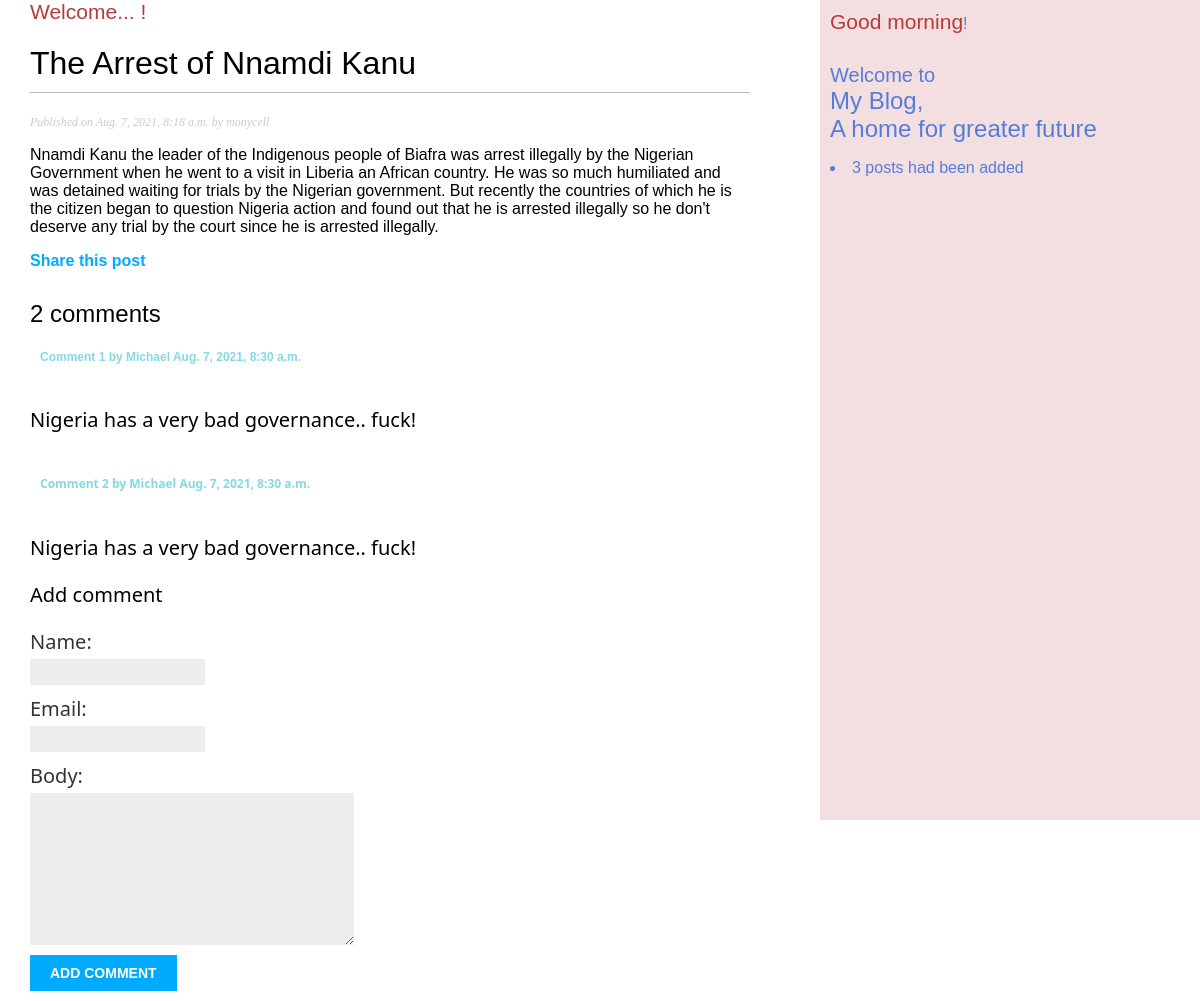
Screenshot of /blog/2/comment/ with the database file from the repository.
### blogs/models.py (models this page shows, shortened)
class Post(models.Model):
    objects = models.Manager() # The Default Manager.
    published = PublishedManager() # Our custom manager.
    tags = TaggableManager()
    STATUS_CHOICES = (
        ('draft', 'Draft'),
        ('published', 'Published')
    )
    title = models.CharField(max_length=250)
    slug = models.SlugField(max_length=250,
        unique_for_date='publish')
    author = models.ForeignKey(User,
        on_delete=models.CASCADE, related_name='blogs_post')
    body = models.TextField()
    publish = models.DateTimeField(default=timezone.now)
    created = models.DateTimeField(auto_now_add=True)
    updated = models.DateTimeField(auto_now=True)
    status = models.CharField(max_length=10,
        choices = STATUS_CHOICES,
        default='draft')
    class Meta:
        ordering = ('-publish',)

class Comment(models.Model):
    post = models.ForeignKey(Post, on_delete=models.CASCADE,
                            related_name='comments')
    name = models.CharField(max_length=80)
    email = models.EmailField()
    body = models.TextField()
    created = models.DateTimeField(auto_now_add=True)
    updated = models.DateTimeField(auto_now=True)
    active = models.BooleanField(default=True)
    class Meta:
        ordering = ('created',)

### blogs/views.py (the view)
# urls.py: path('<int:comment_id>/comment/', views.user_comment, name='user_comment'),
def user_comment(request, comment_id):
    post = get_object_or_404(Post, id=comment_id)
    comments = post.comments.filter(active=True)
    new_comment = None
    if request.method == 'POST':
        comment_form = CommentForm(data=request.POST)
        if comment_form.is_valid:
            new_comment = comment_form.save(commit=False)
            new_comment.post = post
            new_comment.save()
    else:
        comment_form = CommentForm()
    context = {'post':post, 'comments':comments, 'new_comment': new_comment,
    'comment_form': comment_form}
    return render(request, 'blogs/post/comment.html', context)

### blogs/forms.py
class CommentForm(forms.ModelForm):
    class Meta:
        model = Comment
        fields = ('name', 'email', 'body')

### blogs/templatetags/blog_tags.py (called while the page is built)
@register.simple_tag
def total_posts():
    return Post.objects.count()

### blogs/templates/blogs/post/comment.html (shortened to what this page needs)
{% extends 'blogs/base.html'%}
{% block content %}
 <div id="title">
    <span id="greeting">Welcome... <span>!</div>
  <h1>{{post.title}}</h1>
    <p class="date">
      Published on {{ post.publish }} by {{post.author}}
      </p>
      {{ post.body|linebreaks }}
<p>
  <a href="{% url 'blogs:post_share' post.id %}"><b>Share this post</b></a>
</p>
{% with comments.count as total_comments %}
  <h2>
    {{total_comments}} comment{{ total_comments|pluralize}}
{% endwith %}
{% for comment in comments %}
  <div class="comment">
    <p class="info">
      Comment {{ forloop.counter }} by {{ comment.name }}
      {{ comment.created }}
    </div>
  <div id="comment_body">
   {{ comment.body|linebreaks }}
{% empty %}
  <p> There are no comments yet for this post </p>
{% endfor %}
{% if new_comment %}
  <h2>Your comment has been added</h2>
{% else %}
  <p> Add comment </p>
</div>
  <form action="." method="post">
    {{ comment_form.as_p }}
    <p> <input type="submit" value="Add comment"></p>
  </form>
{% endif %}
{% endblock content %}

### blogs/static/css/blogs.css (style rules this page uses)
body { margin: 0; padding: 0; font-family: helvetica, sans-serif; }
a { color: #00abff; text-decoration: none; }
h1 { font-weight: normal; border-bottom: 1px solid #bbb; padding: 0 0 10px 0; }
h2 { font-weight: normal; margin: 30px 0 0; }
#greeting { font-size: 21px; color: rgb(181, 58, 58); }
p.date { color: #ccc; font-family: georgia, serif; font-size: 12px; font-style: italic; }
label { float: left; clear: both; color: #333; margin-bottom: 4px; }
input, textarea { clear: both; float: left; margin: 0 0 10px; background: #ededed; border: 0; padding: 6px 10px; font-size: 12px; }
input[type=submit] { font-weight: bold; background: #00abff; color: #fff; padding: 10px 20px; font-size: 14px; text-transform: uppercase; }
.comment { padding: 10px; }
.comment .info { font-weight: bold; font-size: 12px; color: rgb(133, 216, 228); }
#comment_body { font-family: 'Segoe UI', Tahoma, Geneva, Verdana, sans-serif; font-size: 20px; }

### rows the page displays
Post: title "The Arrest of Nnamdi Kanu", publish "Aug. 7, 2021, 8:18 a.m.", author "monycell", body "Nnamdi Kanu the leader of the Indigenous people of Biafra was arrest illegally by the Nigerian Government when he went to a visit in Liberia an African country. He was so much humiliated and was detained waiting for trials by the Nigerian government. But recently the countries of which he is the citizen began to question Nigeria action and found out that he is arrested illegally so he don't deserve any trial by the court since he is arrested illegally."
Comment: name "Michael", created "Aug. 7, 2021, 8:30 a.m.", body "Nigeria has a very bad governance.. fuck!"
Comment: name "Michael", created "Aug. 7, 2021, 8:30 a.m.", body "Nigeria has a very bad governance.. fuck!"

### other values shown
{{ total_comments }} "2"
